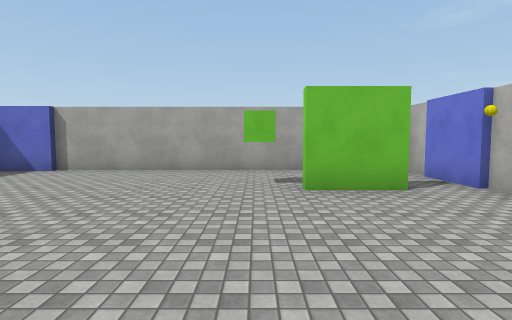
View 1 (above)

12 first-person views from a walk through a 3-D level made in the Unity game engine. The camera is 1.5 m above the floor, tilts 4° down and sees 80° across. The floor is counted in squares, 2 m on a side. Each view is taken from the middle of a square. On the plan, view 1 faces up. The plan holds only what a view shows up to about 10 squares ahead; the rest is blank. The place goes on beyond the plan. The player character is not drawn. Door leaves are left out, so doorways stand open. Surface patterns are stand-ins for the level's own textures.

View 2
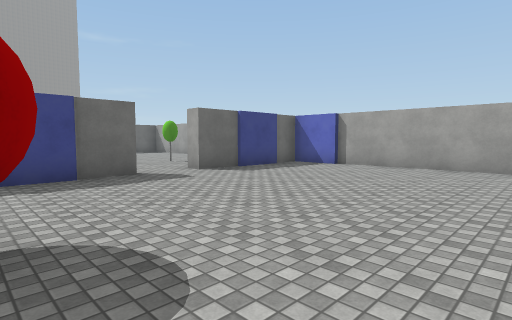

View 3
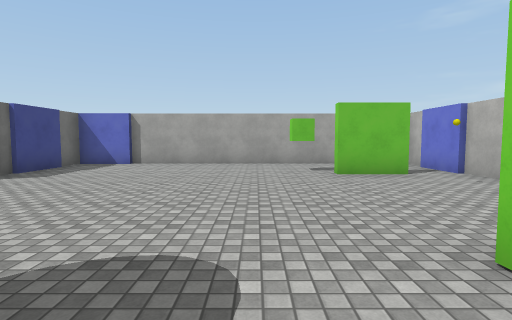

View 4
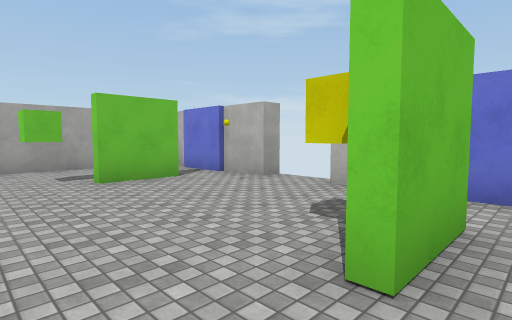

View 5
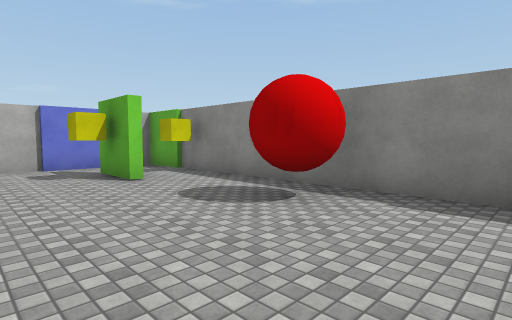

View 6
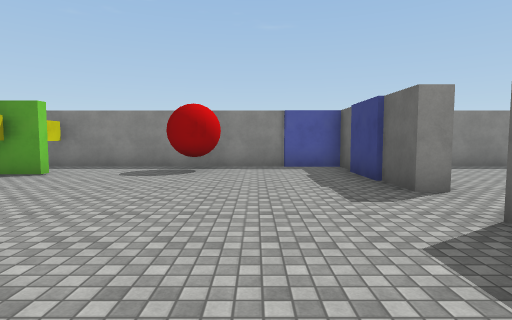

View 7
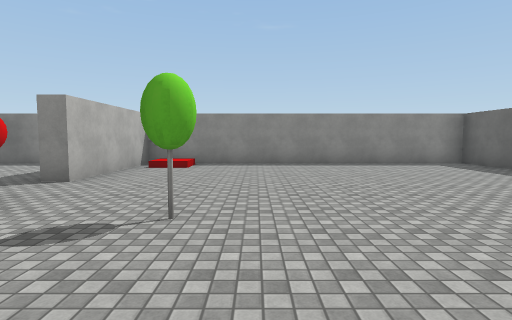

View 8
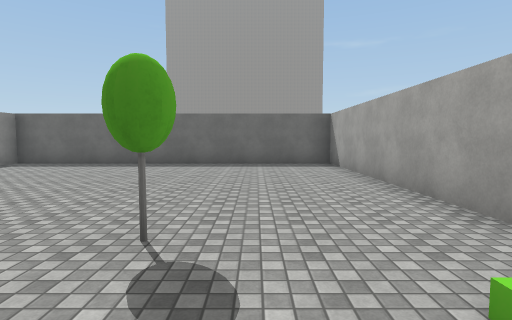

View 9
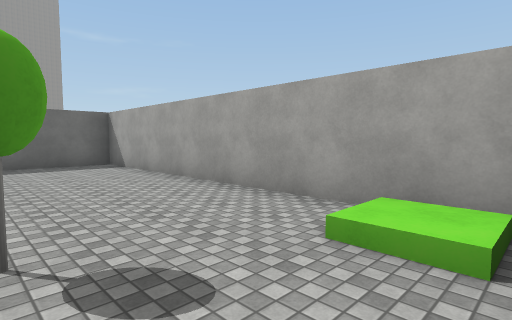

View 10
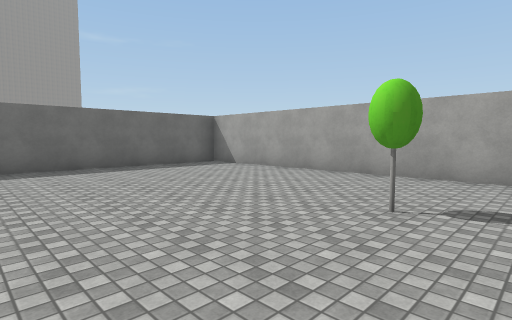

View 11
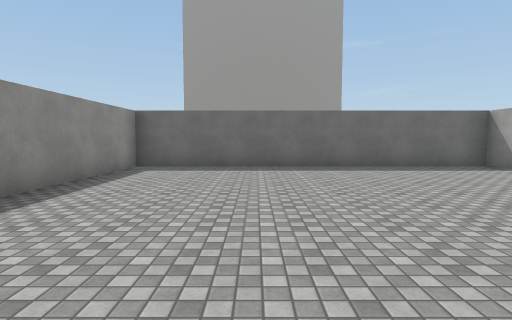

View 12
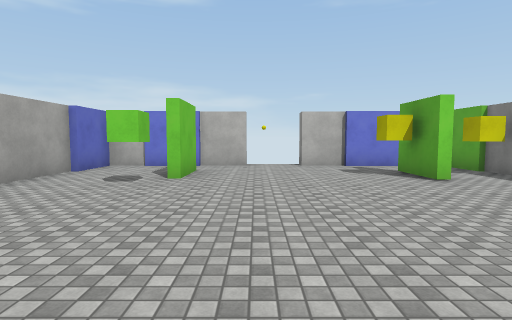

### Floor plan
Points are (right, up) in squares from view 1. A wall is a line through its corners. A room is listed if a view was taken in it or the views show most of it. See-through windows are left out.
Room 1 (views 1, 2, 3, 4, 5, 6, 12)
walls: (2.2, 4.4) (0.6, 4.4); (4, 3.3) (3.4, 3.3) (3.4, 7.1) (1.9, 7.1); (-6.2, 1.7) (-6.2, -2.2) (3.5, -2.2); (3.4, -1) (3.4, 1.7) (4, 1.7); (2, 7.3) (-4.9, 7.3); (-4.8, 7.1) (-6.2, 7.1) (-6.2, 3.3)
ways out: open door at (-6.5, 2.5) to room 2; open door at (4, 2.5)
objects: red ball (-3, -1) to (-2, -1); green cube (0, 5); yellow cube (1, -2); other object (1, 0) to (2, 0)
Room 2 (views 7, 8, 9, 10, 11)
walls: (-7.2, 7.3) (-16.2, 7.3) (-16.2, -2.2) (-6.8, -2.2) (-6.8, 1.7)
ways out: open door at (-6.5, 2.5) to room 1
objects: other object (-9, 4); red block (-8, -1); green block (-8, 6)

Where each view was taken, in squares from view 1:
view 1: 0 up, 0 right, facing up
view 2: 1 down, 0 right, facing up-left
view 3: 2 down, 1 left, facing up
view 4: 1 down, 1 left, facing up-right
view 5: 2 up, 5 left, facing down-right
view 6: 6 up, 4 left, facing down
view 7: 7 up, 10 left, facing down
view 8: 5 up, 7 left, facing left
view 9: 4 up, 7 left, facing up-left
view 10: 1 up, 8 left, facing up-left
view 11: 1 up, 8 left, facing left
view 12: 3 up, 5 left, facing right
